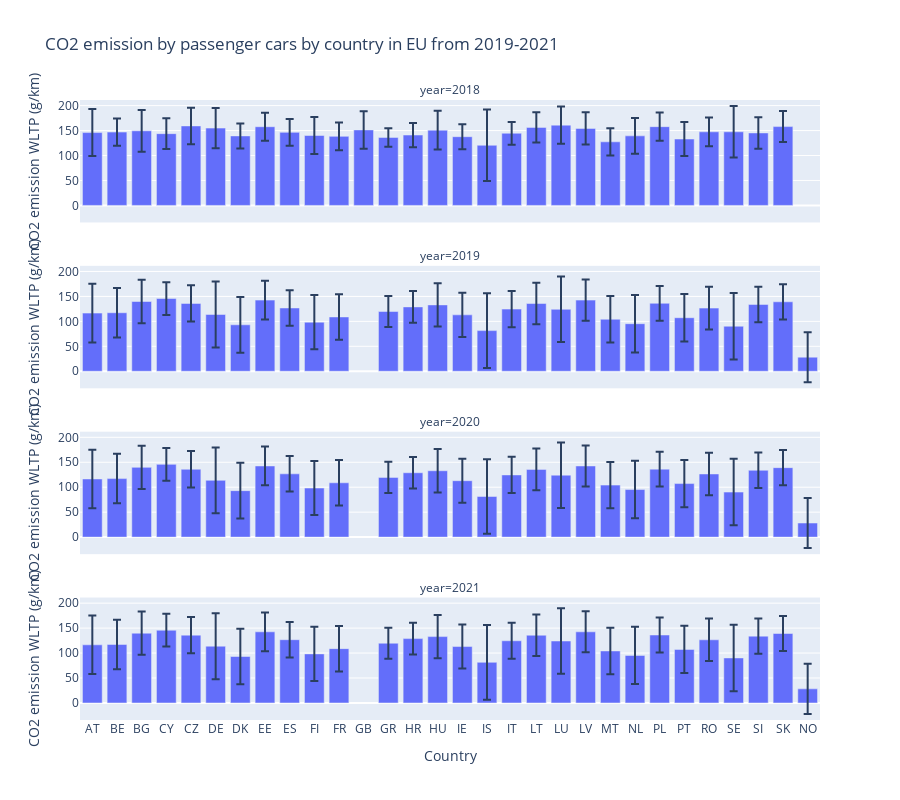

Notebook code cell kept with this figure:
### Code cell
# Plot bar graph with average CO2 emission reduced by innovative technologies per country
fig = px.bar(country_emission,
    x="Country",
    y="Ewltp (g/km) mean",
    error_y="Ewltp (g/km) std",
    facet_col="year",
    facet_col_wrap=1,
    title="CO2 emission by passenger cars by country in EU from 2019-2021",
    height=800,
    labels={
        "Ewltp (g/km) mean": "CO2 emission WLTP (g/km)"
    },
)
fig.show()

### Figure 1 — Plotly figure (JSON) as saved in the notebook; plotly's stock layout.template omitted (floating-point values rounded to 4 significant figures)
{"data": [{"alignmentgroup": "True", "error_y": {"array": [47.06, 27.41, 41.88, 30.65, 36.59, 40.3, 25.04, 27.92, 26.8, 37.21, 27.85, 37.64, 18.58, 24.25, 38.87, 25.16, 71.62, 22.78, 30.23, 37.19, 32.45, 27.18, 35.72, 28.39, 33.97, 28.8, 51.49, 31.49, 31.07]}, "hovertemplate": "year=2018<br>Country=%{x}<br>CO2 emission WLTP (g/km)=%{y}<extra></extra>", "legendgroup": "", "marker": {"color": "#636efa", "pattern": {"shape": ""}}, "name": "", "offsetgroup": "", "orientation": "v", "showlegend": false, "textposition": "auto", "type": "bar", "x": ["AT", "BE", "BG", "CY", "CZ", "DE", "DK", "EE", "ES", "FI", "FR", "GB", "GR", "HR", "HU", "IE", "IS", "IT", "LT", "LU", "LV", "MT", "NL", "PL", "PT", "RO", "SE", "SI", "SK"], "xaxis": "x4", "y": [146.0, 147.0, 149.5, 143.8, 159.3, 155.0, 139.3, 157.7, 146.4, 140.1, 138.4, 151.3, 136.3, 141.0, 150.8, 137.7, 120.5, 144.6, 156.4, 160.9, 154.3, 127.4, 139.4, 157.8, 133.0, 147.5, 147.5, 145.2, 157.9], "yaxis": "y4"}, {"alignmentgroup": "True", "error_y": {"array": [58.69, 49.61, 43.37, 32.81, 36.44, 66.04, 55.84, 38.87, 35.65, 54.26, 45.59, 31.17, 31.64, 43.35, 44.15, 74.79, 36.21, 41.62, 65.66, 41.1, 46.51, 57.49, 50.12, 34.9, 47.43, 42.69, 66.65, 35.51, 35.28]}, "hovertemplate": "year=2019<br>Country=%{x}<br>CO2 emission WLTP (g/km)=%{y}<extra></extra>", "legendgroup": "", "marker": {"color": "#636efa", "pattern": {"shape": ""}}, "name": "", "offsetgroup": "", "orientation": "v", "showlegend": false, "textposition": "auto", "type": "bar", "x": ["AT", "BE", "BG", "CY", "CZ", "DE", "DK", "EE", "ES", "FI", "FR", "GR", "HR", "HU", "IE", "IS", "IT", "LT", "LU", "LV", "MT", "NL", "NO", "PL", "PT", "RO", "SE", "SI", "SK"], "xaxis": "x3", "y": [116.5, 117.3, 139.8, 145.8, 135.9, 113.8, 93.09, 142.6, 126.8, 98.35, 108.9, 119.7, 129.0, 133.0, 113.0, 81.45, 124.6, 135.7, 124.2, 142.6, 104.2, 95.31, 28.24, 136.2, 107.3, 126.6, 90.26, 133.9, 139.2], "yaxis": "y3"}, {"alignmentgroup": "True", "error_y": {"array": [58.69, 49.61, 43.37, 32.81, 36.44, 66.04, 55.84, 38.87, 35.65, 54.26, 45.59, 31.17, 31.64, 43.35, 44.15, 74.79, 36.21, 41.62, 65.66, 41.1, 46.51, 57.49, 50.12, 34.9, 47.43, 42.69, 66.65, 35.51, 35.28]}, "hovertemplate": "year=2020<br>Country=%{x}<br>CO2 emission WLTP (g/km)=%{y}<extra></extra>", "legendgroup": "", "marker": {"color": "#636efa", "pattern": {"shape": ""}}, "name": "", "offsetgroup": "", "orientation": "v", "showlegend": false, "textposition": "auto", "type": "bar", "x": ["AT", "BE", "BG", "CY", "CZ", "DE", "DK", "EE", "ES", "FI", "FR", "GR", "HR", "HU", "IE", "IS", "IT", "LT", "LU", "LV", "MT", "NL", "NO", "PL", "PT", "RO", "SE", "SI", "SK"], "xaxis": "x2", "y": [116.5, 117.3, 139.8, 145.8, 135.9, 113.8, 93.09, 142.6, 126.8, 98.35, 108.9, 119.7, 129.0, 133.0, 113.0, 81.45, 124.6, 135.7, 124.2, 142.6, 104.2, 95.31, 28.24, 136.2, 107.3, 126.6, 90.26, 133.9, 139.2], "yaxis": "y2"}, {"alignmentgroup": "True", "error_y": {"array": [58.69, 49.61, 43.37, 32.81, 36.44, 66.04, 55.84, 38.87, 35.65, 54.26, 45.59, 31.17, 31.64, 43.35, 44.15, 74.79, 36.21, 41.62, 65.66, 41.1, 46.51, 57.49, 50.12, 34.9, 47.43, 42.69, 66.65, 35.51, 35.28]}, "hovertemplate": "year=2021<br>Country=%{x}<br>CO2 emission WLTP (g/km)=%{y}<extra></extra>", "legendgroup": "", "marker": {"color": "#636efa", "pattern": {"shape": ""}}, "name": "", "offsetgroup": "", "orientation": "v", "showlegend": false, "textposition": "auto", "type": "bar", "x": ["AT", "BE", "BG", "CY", "CZ", "DE", "DK", "EE", "ES", "FI", "FR", "GR", "HR", "HU", "IE", "IS", "IT", "LT", "LU", "LV", "MT", "NL", "NO", "PL", "PT", "RO", "SE", "SI", "SK"], "xaxis": "x", "y": [116.5, 117.3, 139.8, 145.8, 135.9, 113.8, 93.09, 142.6, 126.8, 98.35, 108.9, 119.7, 129.0, 133.0, 113.0, 81.45, 124.6, 135.7, 124.2, 142.6, 104.2, 95.31, 28.24, 136.2, 107.3, 126.6, 90.26, 133.9, 139.2], "yaxis": "y"}], "layout": {"annotations": [{"font": {}, "showarrow": false, "text": "year=2021", "x": 0.5, "xanchor": "center", "xref": "paper", "y": 0.1975, "yanchor": "bottom", "yref": "paper"}, {"font": {}, "showarrow": false, "text": "year=2020", "x": 0.5, "xanchor": "center", "xref": "paper", "y": 0.465, "yanchor": "bottom", "yref": "paper"}, {"font": {}, "showarrow": false, "text": "year=2019", "x": 0.5, "xanchor": "center", "xref": "paper", "y": 0.7325, "yanchor": "bottom", "yref": "paper"}, {"font": {}, "showarrow": false, "text": "year=2018", "x": 0.5, "xanchor": "center", "xref": "paper", "y": 1, "yanchor": "bottom", "yref": "paper"}], "barmode": "relative", "height": 800, "legend": {"tracegroupgap": 0}, "title": {"text": "CO2 emission by passenger cars by country in EU from 2019-2021"}, "xaxis": {"anchor": "y", "domain": [0, 1], "title": {"text": "Country"}}, "xaxis2": {"anchor": "y2", "domain": [0, 1], "matches": "x", "showticklabels": false}, "xaxis3": {"anchor": "y3", "domain": [0, 1], "matches": "x", "showticklabels": false}, "xaxis4": {"anchor": "y4", "domain": [0, 1], "matches": "x", "showticklabels": false}, "yaxis": {"anchor": "x", "domain": [0, 0.1975], "title": {"text": "CO2 emission WLTP (g/km)"}}, "yaxis2": {"anchor": "x2", "domain": [0.2675, 0.465], "matches": "y", "title": {"text": "CO2 emission WLTP (g/km)"}}, "yaxis3": {"anchor": "x3", "domain": [0.535, 0.7325], "matches": "y", "title": {"text": "CO2 emission WLTP (g/km)"}}, "yaxis4": {"anchor": "x4", "domain": [0.8025, 1], "matches": "y", "title": {"text": "CO2 emission WLTP (g/km)"}}}}
